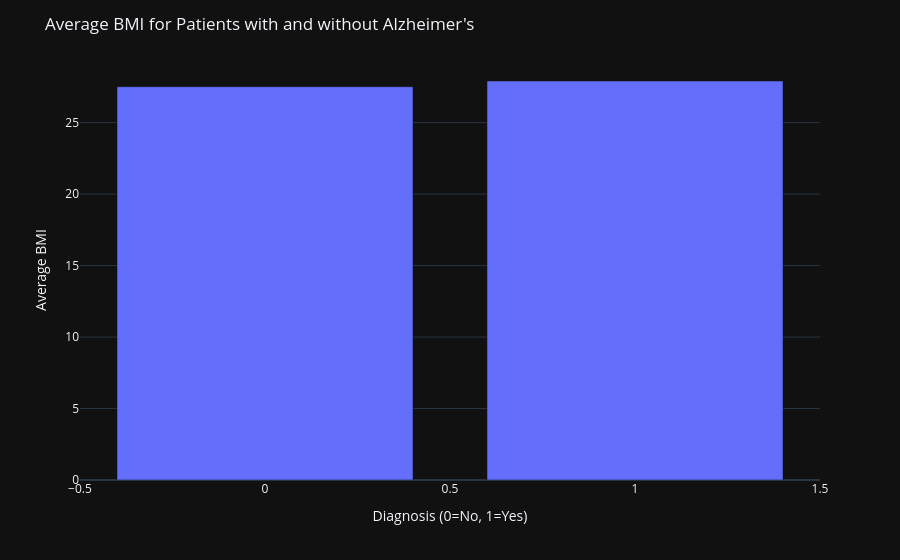

Here is the notebook cell this chart was saved with:
### Code cell
fig = px.bar(avg_bmi, x='Diagnosis', y='BMI', labels={'Diagnosis':'Diagnosis (0=No, 1=Yes)', 'BMI':'Average BMI'}, template="plotly_dark")
fig.update_layout(title="Average BMI for Patients with and without Alzheimer's")
fig.show()

### Figure 1 — Plotly figure (JSON) as saved in the notebook; plotly's stock layout.template omitted (floating-point values rounded to 4 significant figures)
{"data": [{"alignmentgroup": "True", "hovertemplate": "Diagnosis (0=No, 1=Yes)=%{x}<br>Average BMI=%{y}<extra></extra>", "legendgroup": "", "marker": {"color": "#636efa", "pattern": {"shape": ""}}, "name": "", "offsetgroup": "", "orientation": "v", "showlegend": false, "textposition": "auto", "type": "bar", "x": [0, 1], "xaxis": "x", "y": [27.52, 27.91], "yaxis": "y"}], "layout": {"autosize": true, "barmode": "relative", "legend": {"tracegroupgap": 0}, "margin": {"t": 60}, "title": {"text": "Average BMI for Patients with and without Alzheimer's"}, "xaxis": {"anchor": "y", "autorange": true, "domain": [0, 1], "range": [-0.5, 1.5], "title": {"text": "Diagnosis (0=No, 1=Yes)"}, "type": "linear"}, "yaxis": {"anchor": "x", "autorange": true, "domain": [0, 1], "range": [0, 29.38], "title": {"text": "Average BMI"}, "type": "linear"}}}
